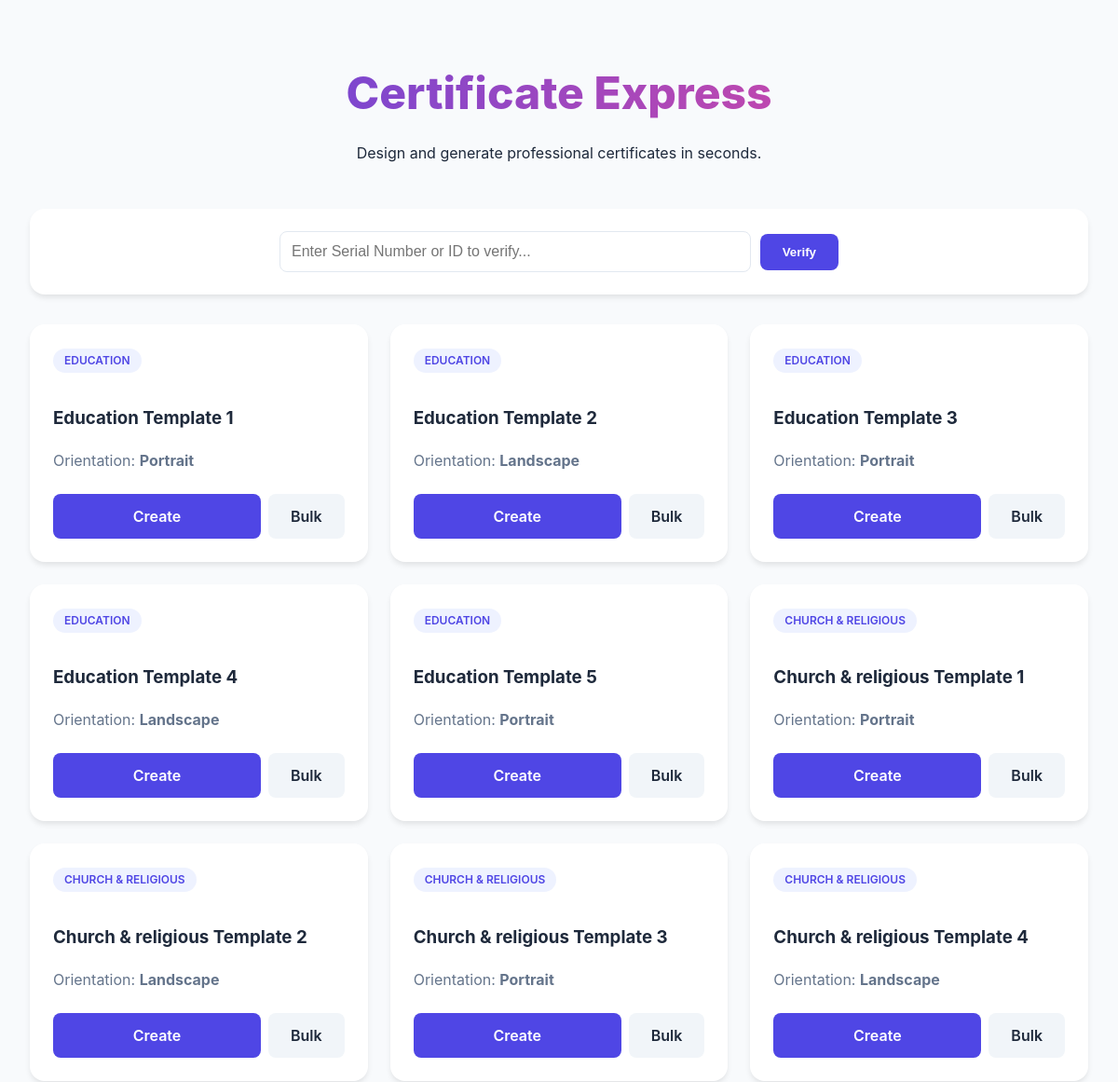
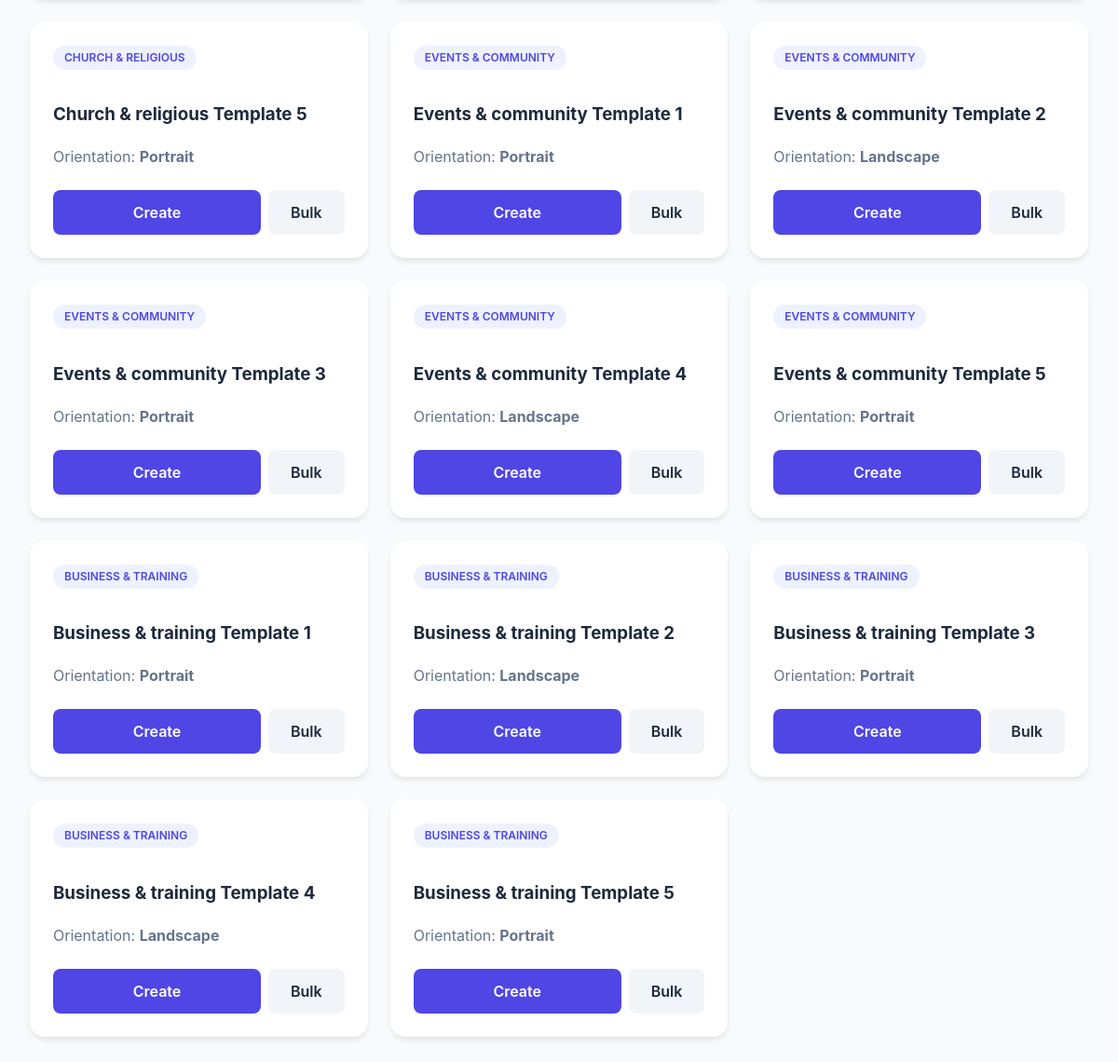
The page / on the database its author committed (2 pictures, top to bottom).
### tables this page shows
CREATE TABLE templates (
                id INTEGER PRIMARY KEY AUTOINCREMENT,
                name TEXT,
                category TEXT,
                orientation TEXT,
                background TEXT,
                config_json TEXT
            );

### app.py (the view)
@app.route('/')
def index():
    db = get_db()
    templates = db.execute('SELECT * FROM templates').fetchall()
    return render_template('index.html', templates=templates)

### app.py (called while the page is built)
def get_db():
    conn = sqlite3.connect(DATABASE)
    conn.row_factory = sqlite3.Row
    return conn

### templates/index.html (shortened to what this page needs)
<!DOCTYPE html>
<html lang="en">
<head>
    <link rel="stylesheet" href="{{ url_for('static', filename='style.css') }}">
</head>
<body>
    <div class="container">
        <div class="header">
            <h1>Certificate Express</h1>
            <p>Design and generate professional certificates in seconds.</p>
        </div>
        <div class="header" style="margin-bottom: 2rem;">
            <div style="background: white; padding: 1.5rem; border-radius: 1rem; box-shadow: 0 4px 6px -1px rgb(0 0 0 / 0.1);">
                <form id="verify-form" style="display: flex; gap: 10px; align-items: center; max-width: 600px; margin: 0 auto;">
                    <input type="text" id="verify-input" placeholder="Enter Serial Number or ID to verify..." required style="flex: 1;">
                    <button type="submit" class="btn btn-primary">Verify</button>
                </form>
            </div>
        </div>
        <div class="grid">
            {% for template in templates %}
            <div class="card animate-in" style="animation-delay: {{ loop.index0 * 0.1 }}s">
                <span class="badge">{{ template.category }}</span>
                <h3>{{ template.name }}</h3>
                <p style="color: var(--text-light); margin-bottom: 1.5rem;">Orientation: <strong>{{ template.orientation | capitalize }}</strong></p>
                <div style="display: flex; gap: 0.5rem;">
                    <a href="{{ url_for('generate', template_id=template.id) }}" class="btn btn-primary" style="flex: 1;">Create</a>
                    <a href="{{ url_for('bulk', template_id=template.id) }}" class="btn btn-secondary" title="Bulk Generation">Bulk</a>
                </div>
            </div>
            {% endfor %}
        </div>
    </div>
</body>
</html>

### static/style.css (style rules this page uses)
:root { --primary: #4f46e5; --primary-hover: #4338ca; --secondary: #ec4899; --bg: #f8fafc; --card-bg: #ffffff; --text: #1e293b; --text-light: #64748b; }
body { font-family: 'Inter', system-ui, -apple-system, sans-serif; background-color: var(--bg); color: var(--text); line-height: 1.5; margin: 0; padding: 0; }
.container { max-width: 1200px; margin: 0 auto; padding: 2rem; }
.header { text-align: center; margin-bottom: 3rem; animation: fadeInDown 0.8s ease-out; }
h1 { font-size: 3rem; font-weight: 800; margin-bottom: 0.5rem; background: linear-gradient(to right, var(--primary), var(--secondary)); -webkit-background-clip: text; -webkit-text-fill-color: transparent; }
.grid { display: grid; grid-template-columns: repeat(auto-fill, minmax(300px, 1fr)); gap: 1.5rem; }
.card { background: var(--card-bg); border-radius: 1rem; padding: 1.5rem; box-shadow: 0 4px 6px -1px rgb(0 0 0 / 0.1); transition: all 0.3s cubic-bezier(0.4, 0, 0.2, 1); border: 1px solid transparent; }
.badge { display: inline-block; padding: 0.25rem 0.75rem; border-radius: 9999px; font-size: 0.75rem; font-weight: 600; background: #eef2ff; color: var(--primary); margin-bottom: 1rem; }
.btn { display: inline-flex; align-items: center; justify-content: center; padding: 0.75rem 1.5rem; border-radius: 0.5rem; font-weight: 600; text-decoration: none; transition: all 0.2s; cursor: pointer; border: none; gap: 0.5rem; }
.btn-primary { background-color: var(--primary); color: white; }
.btn-secondary { background-color: #f1f5f9; color: var(--text); }
input[type="text"], input[type="date"], input[type="file"], select { width: 100%; padding: 0.75rem; border: 1px solid #e2e8f0; border-radius: 0.5rem; transition: border-color 0.2s; font-size: 1rem; }
.animate-in { animation: fadeInUp 0.5s ease-out forwards; }

### rows shown on the page
templates: category "EDUCATION", name "Education Template 1", orientation "Portrait"
templates: category "EDUCATION", name "Education Template 2", orientation "Landscape"
templates: category "EDUCATION", name "Education Template 3", orientation "Portrait"
templates: category "EDUCATION", name "Education Template 4", orientation "Landscape"
templates: category "EDUCATION", name "Education Template 5", orientation "Portrait"
templates: category "CHURCH & RELIGIOUS", name "Church & religious Template 1", orientation "Portrait"
templates: category "CHURCH & RELIGIOUS", name "Church & religious Template 2", orientation "Landscape"
templates: category "CHURCH & RELIGIOUS", name "Church & religious Template 3", orientation "Portrait"
templates: category "CHURCH & RELIGIOUS", name "Church & religious Template 4", orientation "Landscape"
templates: category "CHURCH & RELIGIOUS", name "Church & religious Template 5", orientation "Portrait"
templates: category "EVENTS & COMMUNITY", name "Events & community Template 1", orientation "Portrait"
templates: category "EVENTS & COMMUNITY", name "Events & community Template 2", orientation "Landscape"
templates: category "EVENTS & COMMUNITY", name "Events & community Template 3", orientation "Portrait"
templates: category "EVENTS & COMMUNITY", name "Events & community Template 4", orientation "Landscape"
templates: category "EVENTS & COMMUNITY", name "Events & community Template 5", orientation "Portrait"
templates: category "BUSINESS & TRAINING", name "Business & training Template 1", orientation "Portrait"
templates: category "BUSINESS & TRAINING", name "Business & training Template 2", orientation "Landscape"
templates: category "BUSINESS & TRAINING", name "Business & training Template 3", orientation "Portrait"
templates: category "BUSINESS & TRAINING", name "Business & training Template 4", orientation "Landscape"
templates: category "BUSINESS & TRAINING", name "Business & training Template 5", orientation "Portrait"
